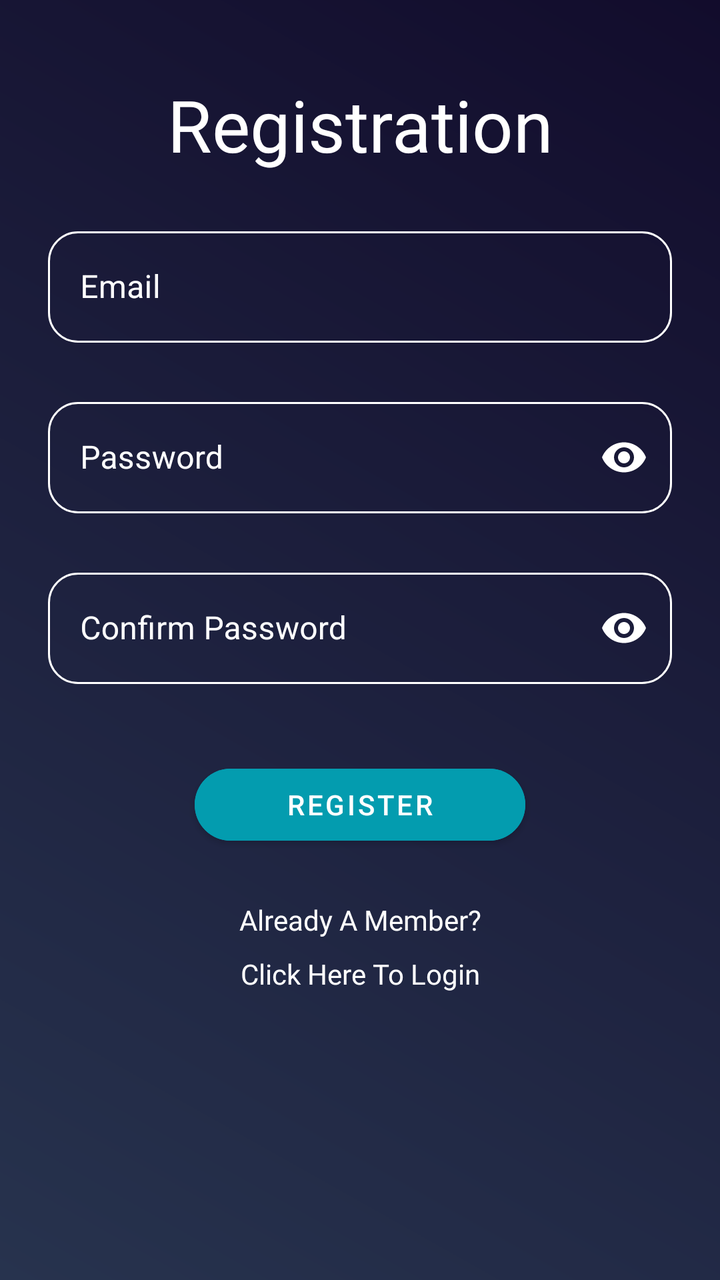
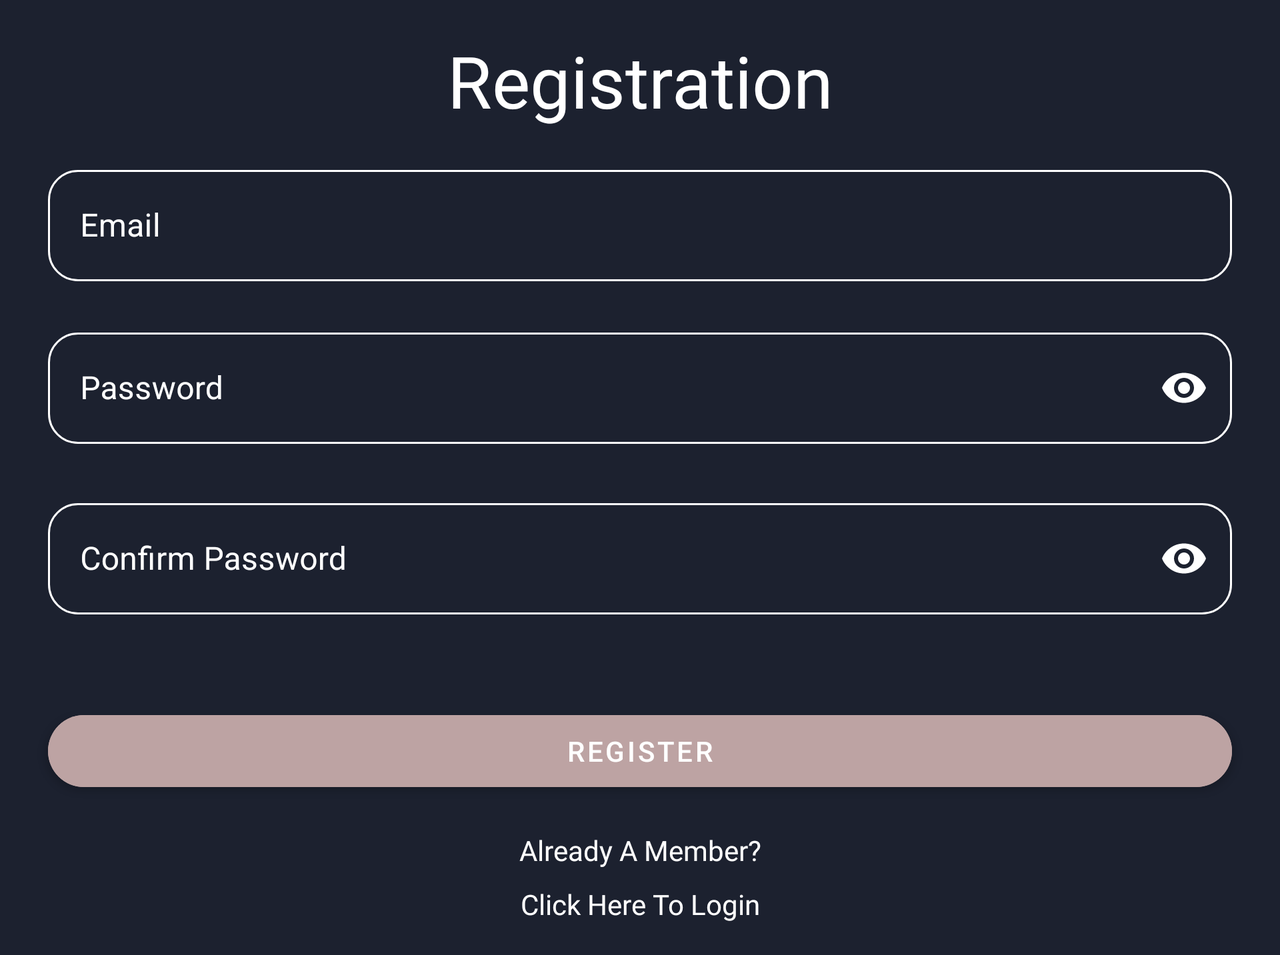

One screen, two layout resources from the same app: the default and the repository's alternative for another configuration. Each is rendered where Android would select it; the XML of both is given below.
<!-- AndroidManifest.xml: application theme Theme.MovieDB -->
<!-- res/layout/fragment_register.xml -->
<?xml version="1.0" encoding="utf-8"?>
<androidx.constraintlayout.widget.ConstraintLayout xmlns:android="http://schemas.android.com/apk/res/android"
    xmlns:app="http://schemas.android.com/apk/res-auto"
    xmlns:tools="http://schemas.android.com/tools"
    android:layout_width="match_parent"
    android:layout_height="match_parent"
    android:background="@drawable/dark_blue_gradient"
    tools:context=".ui.login.LoginFragment">

    <TextView
        android:id="@+id/textView2"
        android:layout_width="wrap_content"
        android:layout_height="wrap_content"
        android:layout_marginBottom="16dp"
        android:fontFamily="@font/open_sans_extrabold"
        android:text="@string/registration"
        android:textColor="@color/white"
        android:textSize="36sp"
        app:layout_constraintBottom_toTopOf="@+id/guideline11"
        app:layout_constraintEnd_toEndOf="parent"
        app:layout_constraintStart_toStartOf="parent" />

    <androidx.constraintlayout.widget.Guideline
        android:id="@+id/guideline11"
        android:layout_width="wrap_content"
        android:layout_height="wrap_content"
        android:orientation="horizontal"
        app:layout_constraintGuide_percent="0.16" />

    <com.google.android.material.textfield.TextInputLayout
        android:id="@+id/textInputLayout"
        style="@style/Widget.MaterialComponents.TextInputLayout.OutlinedBox"
        android:layout_width="match_parent"
        android:layout_height="wrap_content"
        android:layout_marginStart="24dp"
        android:layout_marginTop="8dp"
        android:layout_marginEnd="24dp"
        android:textColorHint="@color/white"
        app:boxCornerRadiusBottomEnd="15dp"
        app:boxCornerRadiusBottomStart="15dp"
        app:boxCornerRadiusTopEnd="15dp"
        app:boxCornerRadiusTopStart="15dp"
        app:boxStrokeColor="@color/white"
        app:endIconMode="clear_text"
        app:endIconTint="@color/white"
        app:errorEnabled="true"
        app:layout_constraintEnd_toEndOf="parent"
        app:layout_constraintStart_toStartOf="parent"
        app:layout_constraintTop_toTopOf="@+id/guideline11"
        app:startIconDrawable="@drawable/ic_baseline_mail_outline_24"
        app:startIconTint="@color/white">

        <com.google.android.material.textfield.TextInputEditText
            android:id="@+id/etEmailLogin"
            android:layout_width="match_parent"
            android:layout_height="wrap_content"
            android:hint="@string/email"
            android:maxLength="50"
            android:maxLines="1"
            android:textColor="@color/white" />
    </com.google.android.material.textfield.TextInputLayout>

    <com.google.android.material.textfield.TextInputLayout
        android:id="@+id/textInputLayout2"
        style="@style/Widget.MaterialComponents.TextInputLayout.OutlinedBox"
        android:layout_width="match_parent"
        android:layout_height="wrap_content"
        android:layout_marginStart="24dp"
        android:layout_marginTop="4dp"
        android:layout_marginEnd="24dp"
        android:textColorHint="@color/white"
        app:boxCornerRadiusBottomEnd="15dp"
        app:boxCornerRadiusBottomStart="15dp"
        app:boxCornerRadiusTopEnd="15dp"
        app:boxCornerRadiusTopStart="15dp"
        app:boxStrokeColor="@color/white"
        app:endIconMode="password_toggle"
        app:endIconTint="@color/white"
        app:errorEnabled="true"
        app:layout_constraintEnd_toEndOf="parent"
        app:layout_constraintStart_toStartOf="parent"
        app:layout_constraintTop_toBottomOf="@+id/textInputLayout"
        app:startIconDrawable="@drawable/ic_baseline_vpn_key_24"
        app:startIconTint="@color/white">

        <com.google.android.material.textfield.TextInputEditText
            android:id="@+id/etPasswordLogin"
            android:layout_width="match_parent"
            android:layout_height="wrap_content"
            android:hint="@string/password"
            android:inputType="textPassword"
            android:maxLength="50"
            android:maxLines="1"
            android:textColor="@color/white" />

    </com.google.android.material.textfield.TextInputLayout>


    <com.google.android.material.button.MaterialButton
        android:id="@+id/btnRegister"
        android:layout_width="0dp"
        android:layout_height="wrap_content"
        android:layout_marginTop="16dp"
        android:backgroundTint="#039CAF"
        android:text="@string/register"
        app:cornerRadius="20dp"
        app:layout_constraintEnd_toStartOf="@+id/guideline19"
        app:layout_constraintStart_toStartOf="@+id/guideline17"
        app:layout_constraintTop_toBottomOf="@+id/textInputLayout3" />

    <TextView
        android:id="@+id/textView3"
        android:layout_width="wrap_content"
        android:layout_height="wrap_content"
        android:layout_marginTop="24dp"
        android:fontFamily="@font/playfair_display_bold"
        android:text="@string/already_a_member"
        android:textColor="@color/white"
        app:layout_constraintEnd_toEndOf="parent"
        app:layout_constraintStart_toStartOf="parent"
        app:layout_constraintTop_toBottomOf="@+id/btnRegister" />

    <TextView
        android:id="@+id/tvLogin"
        android:layout_width="wrap_content"
        android:layout_height="wrap_content"
        android:layout_marginTop="8dp"
        android:fontFamily="@font/playfair_display_bold"
        android:text="@string/click_here_to_login"
        android:textColor="@color/white"
        app:layout_constraintEnd_toEndOf="@+id/textView3"
        app:layout_constraintStart_toStartOf="@+id/textView3"
        app:layout_constraintTop_toBottomOf="@+id/textView3" />

    <com.google.android.material.textfield.TextInputLayout
        android:id="@+id/textInputLayout3"
        style="@style/Widget.MaterialComponents.TextInputLayout.OutlinedBox"
        android:layout_width="match_parent"
        android:layout_height="wrap_content"
        android:layout_marginStart="24dp"
        android:layout_marginTop="4dp"
        android:layout_marginEnd="24dp"
        android:textColorHint="@color/white"
        app:boxCornerRadiusBottomEnd="15dp"
        app:boxCornerRadiusBottomStart="15dp"
        app:boxCornerRadiusTopEnd="15dp"
        app:boxCornerRadiusTopStart="15dp"
        app:boxStrokeColor="@color/white"
        app:endIconMode="password_toggle"
        app:endIconTint="@color/white"
        app:errorEnabled="true"
        app:layout_constraintEnd_toEndOf="parent"
        app:layout_constraintStart_toStartOf="parent"
        app:layout_constraintTop_toBottomOf="@+id/textInputLayout2"
        app:startIconDrawable="@drawable/ic_baseline_vpn_key_24"
        app:startIconTint="@color/white">

        <com.google.android.material.textfield.TextInputEditText
            android:id="@+id/etConfirmPassword"
            android:layout_width="match_parent"
            android:layout_height="wrap_content"
            android:hint="@string/confirm_password"
            android:inputType="textPassword"
            android:maxLength="50"
            android:maxLines="1"
            android:textColor="@color/white" />
    </com.google.android.material.textfield.TextInputLayout>

    <androidx.constraintlayout.widget.Guideline
        android:id="@+id/guideline17"
        android:layout_width="wrap_content"
        android:layout_height="wrap_content"
        android:orientation="vertical"
        app:layout_constraintGuide_percent="0.27" />

    <androidx.constraintlayout.widget.Guideline
        android:id="@+id/guideline19"
        android:layout_width="wrap_content"
        android:layout_height="wrap_content"
        android:orientation="vertical"
        app:layout_constraintGuide_percent="0.73" />

</androidx.constraintlayout.widget.ConstraintLayout>
<!-- resources referenced by this layout -->
<resources>
  <color name="white">#FFFFFFFF</color>
  <!-- drawable dark_blue_gradient (drawable) -->
  <?xml version="1.0" encoding="utf-8"?>
  <shape xmlns:android="http://schemas.android.com/apk/res/android"
      android:shape="rectangle">
  
      <gradient
          android:startColor="#27334E"
          android:angle="45"
          android:type="linear"
          android:endColor="#120C2C">
      </gradient>
  
  </shape>
  <string name="already_a_member">Already A Member?</string>
  <string name="click_here_to_login">Click Here To Login</string>
  <string name="confirm_password">Confirm Password</string>
  <string name="email">Email</string>
  <string name="password">Password</string>
  <string name="register">Register</string>
  <string name="registration">Registration</string>
  <style name="Theme.MovieDB" parent="Theme.MaterialComponents.DayNight.NoActionBar">
          
          <item name="colorPrimary">@color/white</item>
          <item name="colorPrimaryVariant">@color/purple_700</item>
          <item name="colorOnPrimary">@color/white</item>
          
          <item name="colorSecondary">@color/teal_200</item>
          <item name="colorSecondaryVariant">@color/teal_700</item>
          <item name="colorOnSecondary">@color/black</item>
          
          <item name="android:statusBarColor" tools:targetApi="l">@color/dark_purple</item>
          
      </style>
  <color name="purple_700">#FF3700B3</color>
  <color name="teal_200">#FF03DAC5</color>
  <color name="teal_700">#FF018786</color>
  <color name="black">#FF000000</color>
  <color name="dark_purple">#1C212F</color>
</resources>
<!-- res/layout-land/fragment_register.xml (the repository's variant of the layout above) -->
<!-- drawn on the phone turned sideways -->
<?xml version="1.0" encoding="utf-8"?>
<ScrollView xmlns:android="http://schemas.android.com/apk/res/android"
    xmlns:app="http://schemas.android.com/apk/res-auto"
    xmlns:tools="http://schemas.android.com/tools"
    android:layout_width="match_parent"
    android:layout_height="match_parent"
    android:fillViewport="true">

    <androidx.constraintlayout.widget.ConstraintLayout
        android:layout_width="match_parent"
        android:layout_height="wrap_content"
        android:background="#1C212F"
        tools:context=".ui.login.RegisterFragment">

        <TextView
            android:id="@+id/textView2"
            android:layout_width="wrap_content"
            android:layout_height="wrap_content"
            android:layout_marginTop="16dp"
            android:fontFamily="@font/playfair_display_bold"
            android:text="@string/registration"
            android:textColor="@color/white"
            android:textSize="36sp"
            app:layout_constraintEnd_toEndOf="parent"
            app:layout_constraintStart_toStartOf="parent"
            app:layout_constraintTop_toTopOf="parent" />

        <androidx.constraintlayout.widget.Guideline
            android:id="@+id/guideline11"
            android:layout_width="wrap_content"
            android:layout_height="wrap_content"
            android:orientation="horizontal"
            app:layout_constraintGuide_percent="0.15" />

        <com.google.android.material.textfield.TextInputLayout
            android:id="@+id/textInputLayout"
            style="@style/Widget.MaterialComponents.TextInputLayout.OutlinedBox"
            android:layout_width="match_parent"
            android:layout_height="wrap_content"
            android:layout_marginStart="24dp"
            android:layout_marginTop="8dp"
            android:layout_marginEnd="24dp"
            android:textColorHint="@color/white"
            app:boxCornerRadiusBottomEnd="15dp"
            app:boxCornerRadiusBottomStart="15dp"
            app:boxCornerRadiusTopEnd="15dp"
            app:boxCornerRadiusTopStart="15dp"
            app:boxStrokeColor="@color/white"
            app:endIconMode="clear_text"
            app:endIconTint="@color/white"
            app:errorEnabled="true"
            app:layout_constraintEnd_toEndOf="parent"
            app:layout_constraintStart_toStartOf="parent"
            app:layout_constraintTop_toTopOf="@+id/guideline11"
            app:startIconDrawable="@drawable/ic_baseline_mail_outline_24"
            app:startIconTint="@color/white">

            <com.google.android.material.textfield.TextInputEditText
                android:id="@+id/etEmailLogin"
                android:layout_width="match_parent"
                android:layout_height="wrap_content"
                android:hint="@string/email"
                android:textColor="@color/white"
                android:maxLines="1"/>
        </com.google.android.material.textfield.TextInputLayout>

        <com.google.android.material.textfield.TextInputLayout
            android:id="@+id/textInputLayout2"
            style="@style/Widget.MaterialComponents.TextInputLayout.OutlinedBox"
            android:layout_width="match_parent"
            android:layout_height="wrap_content"
            android:layout_marginStart="24dp"
            android:layout_marginEnd="24dp"
            android:textColorHint="@color/white"
            app:boxCornerRadiusBottomEnd="15dp"
            app:boxCornerRadiusBottomStart="15dp"
            app:boxCornerRadiusTopEnd="15dp"
            app:boxCornerRadiusTopStart="15dp"
            app:boxStrokeColor="@color/white"
            app:endIconMode="password_toggle"
            app:endIconTint="@color/white"
            app:errorEnabled="true"
            app:layout_constraintEnd_toEndOf="parent"
            app:layout_constraintStart_toStartOf="parent"
            app:layout_constraintTop_toBottomOf="@+id/textInputLayout"
            app:startIconDrawable="@drawable/ic_baseline_vpn_key_24"
            app:startIconTint="@color/white">

            <com.google.android.material.textfield.TextInputEditText
                android:id="@+id/etPasswordLogin"
                android:layout_width="match_parent"
                android:layout_height="wrap_content"
                android:hint="@string/password"
                android:inputType="textPassword"
                android:textColor="@color/white"
                android:maxLines="1"/>

        </com.google.android.material.textfield.TextInputLayout>


        <com.google.android.material.button.MaterialButton
            android:id="@+id/btnRegister"
            android:layout_width="0dp"
            android:layout_height="wrap_content"
            android:layout_marginStart="24dp"
            android:layout_marginTop="24dp"
            android:layout_marginEnd="24dp"
            android:backgroundTint="#BDA3A3"
            android:text="@string/register"
            app:cornerRadius="20dp"
            app:layout_constraintEnd_toEndOf="parent"
            app:layout_constraintHorizontal_bias="0.0"
            app:layout_constraintStart_toStartOf="parent"
            app:layout_constraintTop_toBottomOf="@+id/textInputLayout3" />

        <TextView
            android:id="@+id/textView3"
            android:layout_width="wrap_content"
            android:layout_height="wrap_content"
            android:layout_marginTop="16dp"
            android:fontFamily="@font/playfair_display_bold"
            android:text="@string/already_a_member"
            android:textColor="@color/white"
            app:layout_constraintEnd_toEndOf="parent"
            app:layout_constraintStart_toStartOf="parent"
            app:layout_constraintTop_toBottomOf="@+id/btnRegister" />

        <TextView
            android:id="@+id/tvLogin"
            android:layout_width="wrap_content"
            android:layout_height="wrap_content"
            android:layout_marginTop="8dp"
            android:layout_marginBottom="16dp"
            android:fontFamily="@font/playfair_display_bold"
            android:text="@string/click_here_to_login"
            android:textColor="@color/white"
            app:layout_constraintBottom_toBottomOf="parent"
            app:layout_constraintEnd_toEndOf="@+id/textView3"
            app:layout_constraintStart_toStartOf="@+id/textView3"
            app:layout_constraintTop_toBottomOf="@+id/textView3" />

        <com.google.android.material.textfield.TextInputLayout
            android:id="@+id/textInputLayout3"
            style="@style/Widget.MaterialComponents.TextInputLayout.OutlinedBox"
            android:layout_width="match_parent"
            android:layout_height="wrap_content"
            android:layout_marginStart="24dp"
            android:layout_marginTop="4dp"
            android:layout_marginEnd="24dp"
            android:textColorHint="@color/white"
            app:boxCornerRadiusBottomEnd="15dp"
            app:boxCornerRadiusBottomStart="15dp"
            app:boxCornerRadiusTopEnd="15dp"
            app:boxCornerRadiusTopStart="15dp"
            app:boxStrokeColor="@color/white"
            app:endIconMode="password_toggle"
            app:endIconTint="@color/white"
            app:errorEnabled="true"
            app:layout_constraintEnd_toEndOf="parent"
            app:layout_constraintStart_toStartOf="parent"
            app:layout_constraintTop_toBottomOf="@+id/textInputLayout2"
            app:startIconDrawable="@drawable/ic_baseline_vpn_key_24"
            app:startIconTint="@color/white">

            <com.google.android.material.textfield.TextInputEditText
                android:id="@+id/etConfirmPassword"
                android:layout_width="match_parent"
                android:layout_height="wrap_content"
                android:hint="@string/confirm_password"
                android:inputType="textPassword"
                android:textColor="@color/white"
                android:maxLines="1"/>
        </com.google.android.material.textfield.TextInputLayout>

    </androidx.constraintlayout.widget.ConstraintLayout>
</ScrollView>
<!-- resources referenced by the variant -->
<!-- as the phone turned sideways resolves them -->
<resources>
  <color name="white">#FFFFFFFF</color>
  <string name="already_a_member">Already A Member?</string>
  <string name="click_here_to_login">Click Here To Login</string>
  <string name="confirm_password">Confirm Password</string>
  <string name="email">Email</string>
  <string name="password">Password</string>
  <string name="register">Register</string>
  <string name="registration">Registration</string>
  <style name="Theme.MovieDB" parent="Theme.MaterialComponents.DayNight.NoActionBar">
          
          <item name="colorPrimary">@color/white</item>
          <item name="colorPrimaryVariant">@color/purple_700</item>
          <item name="colorOnPrimary">@color/white</item>
          
          <item name="colorSecondary">@color/teal_200</item>
          <item name="colorSecondaryVariant">@color/teal_700</item>
          <item name="colorOnSecondary">@color/black</item>
          
          <item name="android:statusBarColor" tools:targetApi="l">@color/dark_purple</item>
          
      </style>
  <color name="purple_700">#FF3700B3</color>
  <color name="teal_200">#FF03DAC5</color>
  <color name="teal_700">#FF018786</color>
  <color name="black">#FF000000</color>
  <color name="dark_purple">#1C212F</color>
</resources>
